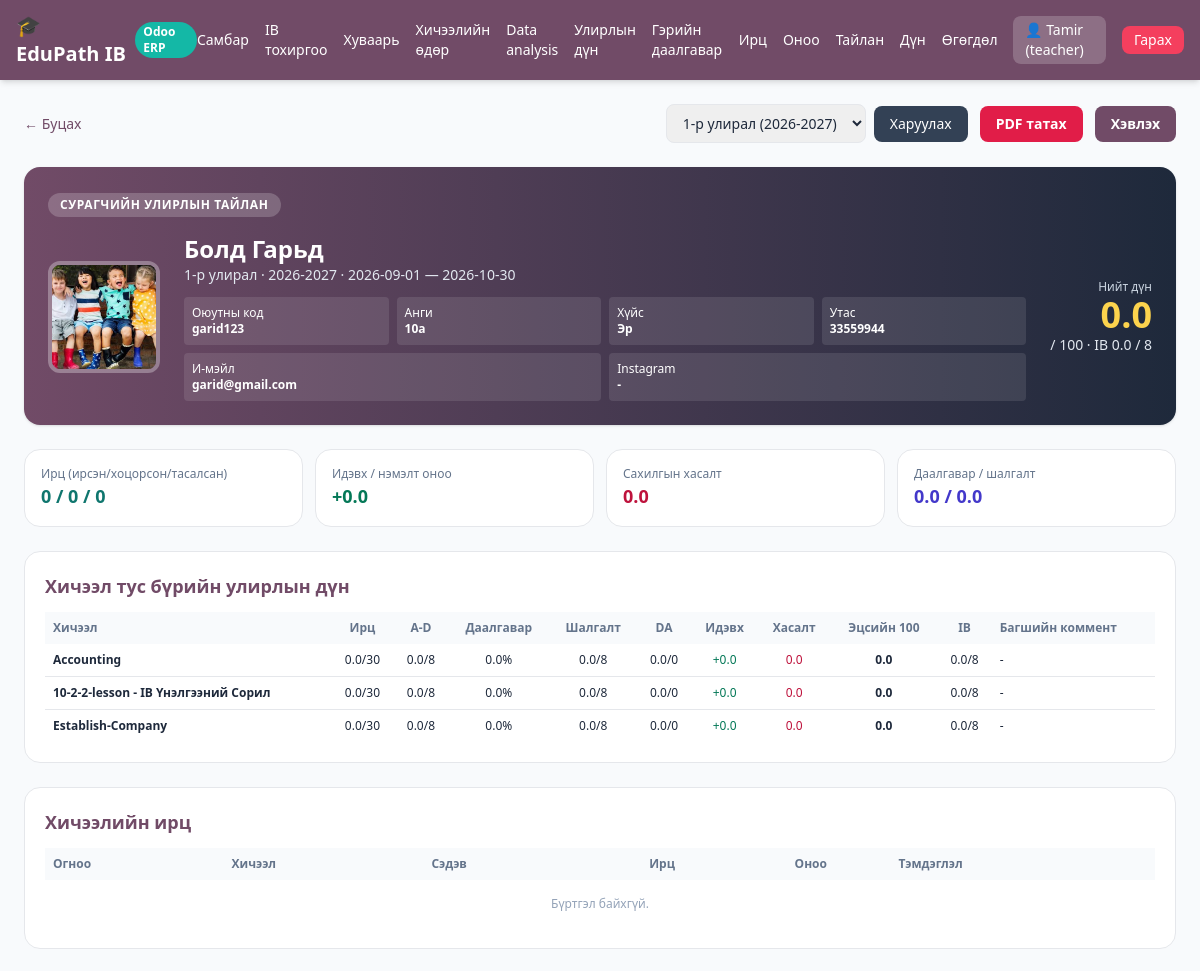
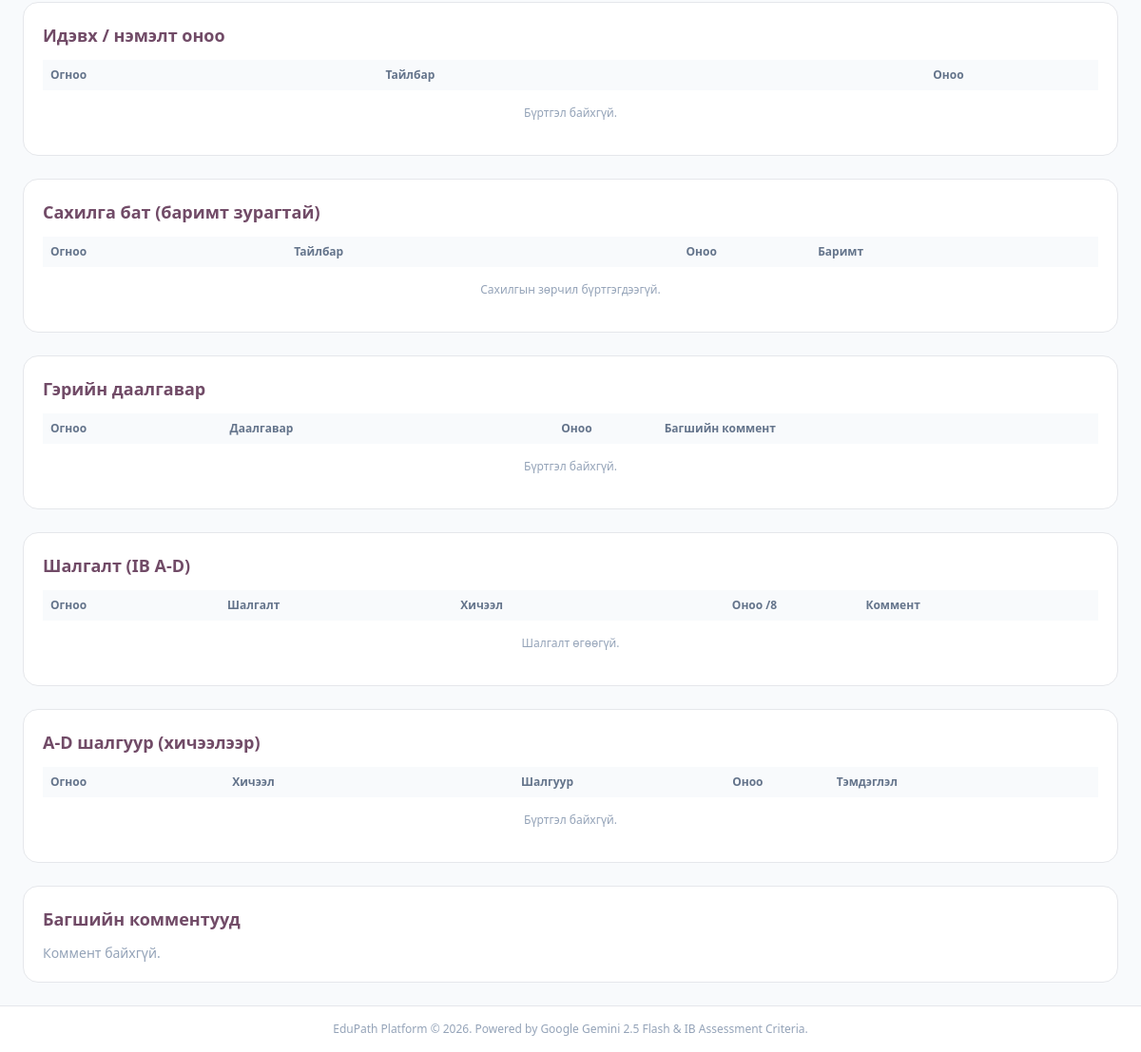
/teacher/reports/5 (signed in), run on the app's committed database (2 pictures, top to bottom).
### tables this page shows
CREATE TABLE users (
        id INTEGER PRIMARY KEY AUTOINCREMENT,
        username TEXT UNIQUE,
        password TEXT,
        role TEXT,
        gemini_api_key TEXT
    , deepseek_api_key TEXT, grade TEXT, name TEXT, surname TEXT, student_code TEXT, email TEXT, gender TEXT, phone TEXT, instagram TEXT, photo_path TEXT);

CREATE TABLE academic_terms (
        id INTEGER PRIMARY KEY AUTOINCREMENT,
        name TEXT NOT NULL,
        school_year TEXT NOT NULL,
        start_date TEXT NOT NULL,
        end_date TEXT NOT NULL,
        weeks INTEGER NOT NULL DEFAULT 6,
        is_active INTEGER NOT NULL DEFAULT 1,
        created_at INTEGER
    );

CREATE TABLE lessons (
        id INTEGER PRIMARY KEY AUTOINCREMENT,
        title TEXT,
        filename TEXT,
        teacher_id INTEGER
    );

### app.py (the view)
@app.get("/teacher/reports/{student_id}", response_class=HTMLResponse)
def teacher_report_page(
    student_id: int, request: Request, term_id: Optional[int] = None,
    user: dict = Depends(get_current_user), db: sqlite3.Connection = Depends(get_db),
):
    if not user or user["role"] != "teacher":
        return RedirectResponse("/login")
    report = _term_report(db, student_id, term_id)
    if not report:
        raise HTTPException(status_code=404, detail="Сурагч олдсонгүй")
    return templates.TemplateResponse(
        request=request, name="student_report.html",
        context={"user": user, "report": report, "own": False},
    )

### templates/student_report.html (shortened to what this page needs)
{% extends "base.html" %}
{% block content %}
<div class="space-y-6">
  <div class="no-print flex flex-wrap justify-between items-center gap-3">
    <a href="{% if own %}/student{% else %}/teacher/reports{% endif %}" class="text-sm text-[#714B67] hover:underline">&larr; Буцах</a>
    <div class="flex items-center gap-3">
      <form method="GET" action="{% if own %}/student/report{% else %}/teacher/reports/{{ report.student.id }}{% endif %}" class="flex gap-2 items-center">
        <select name="term_id" class="px-3 py-2 border rounded-lg text-sm">
          {% for t in report.terms %}<option value="{{ t.id }}" {% if t.id == report.term.id %}selected{% endif %}>{{ t.name }} ({{ t.school_year }})</option>{% endfor %}
        </select>
        <button class="bg-slate-700 text-white px-4 py-2 rounded-lg text-sm">Харуулах</button>
      </form>
      <a href="{% if own %}/student/report/pdf{% else %}/teacher/reports/{{ report.student.id }}/pdf{% endif %}?term_id={{ report.term.id }}" class="bg-rose-600 text-white px-4 py-2 rounded-lg text-sm font-semibold">PDF татах</a>
      <button onclick="window.print()" class="bg-[#714B67] text-white px-4 py-2 rounded-lg text-sm font-semibold">Хэвлэх</button>
    </div>
  </div>
  <div class="card bg-gradient-to-r from-[#714B67] to-slate-800 text-white p-6 rounded-2xl shadow">
    <div class="text-xs uppercase tracking-wider bg-white/20 px-3 py-1 rounded-full inline-block font-bold">Сурагчийн улирлын тайлан</div>
    <div class="mt-4 flex flex-wrap gap-6 items-center">
      {% if report.photo_url %}<img src="{{ report.photo_url }}" alt="Сурагчийн зураг" class="h-28 w-28 rounded-xl object-cover border-4 border-white/30">{% endif %}
      <div class="flex-1 min-w-64">
        <h1 class="text-2xl font-black">{{ report.student.surname or '' }} {{ report.student.name or report.student.username }}</h1>
        <p class="text-sm text-slate-200">{{ report.term.name }} · {{ report.term.school_year }} · {{ report.term.start_date }} — {{ report.term.end_date }}</p>
        <div class="mt-3 grid grid-cols-2 md:grid-cols-4 gap-2 text-xs">
          <div class="bg-white/10 p-2 rounded">Оюутны код<br><b>{{ report.student.student_code or report.student.username or '-' }}</b></div>
          <div class="bg-white/10 p-2 rounded">Анги<br><b>{{ report.student.grade or '-' }}</b></div>
          <div class="bg-white/10 p-2 rounded">Хүйс<br><b>{{ report.student.gender or '-' }}</b></div>
          <div class="bg-white/10 p-2 rounded">Утас<br><b>{{ report.student.phone or '-' }}</b></div>
          <div class="bg-white/10 p-2 rounded md:col-span-2">И-мэйл<br><b>{{ report.student.email or '-' }}</b></div>
          <div class="bg-white/10 p-2 rounded md:col-span-2">Instagram<br><b>{{ report.student.instagram or '-' }}</b></div>
        </div>
      </div>
      <div class="text-right">
        <div class="text-xs text-slate-300">Нийт дүн</div>
        <div class="text-4xl font-black text-amber-300">{{ report.overall_100 }}</div>
        <div class="text-sm text-slate-200">/ 100 · IB {{ report.overall_ib }} / 8</div>
      </div>
    </div>
  </div>
  <div class="grid grid-cols-2 md:grid-cols-4 gap-3">
    <div class="card bg-white p-4 rounded-2xl border"><div class="text-xs text-slate-500">Ирц (ирсэн/хоцорсон/тасалсан)</div><div class="text-lg font-black text-teal-700">{{ report.summary.present }} / {{ report.summary.late }} / {{ report.summary.absent }}</div></div>
    <div class="card bg-white p-4 rounded-2xl border"><div class="text-xs text-slate-500">Идэвх / нэмэлт оноо</div><div class="text-lg font-black text-emerald-700">+{{ report.summary.activity_total }}</div></div>
    <div class="card bg-white p-4 rounded-2xl border"><div class="text-xs text-slate-500">Сахилгын хасалт</div><div class="text-lg font-black text-rose-700">{{ report.summary.discipline_total }}</div></div>
    <div class="card bg-white p-4 rounded-2xl border"><div class="text-xs text-slate-500">Даалгавар / шалгалт</div><div class="text-lg font-black text-indigo-700">{{ report.summary.homework_total }} / {{ report.summary.exam_average }}</div></div>
  </div>
  <section class="card bg-white p-5 rounded-2xl border">
    <h2 class="font-bold text-lg mb-3 text-[#714B67]">Хичээл тус бүрийн улирлын дүн</h2>
    <div class="overflow-x-auto"><table class="w-full text-xs">
      <thead class="bg-slate-50 text-slate-500"><tr>
        <th class="p-2 text-left">Хичээл</th><th class="p-2">Ирц</th><th class="p-2">A-D</th><th class="p-2">Даалгавар</th><th class="p-2">Шалгалт</th><th class="p-2">DA</th>
        <th class="p-2">Идэвх</th><th class="p-2">Хасалт</th><th class="p-2">Эцсийн 100</th><th class="p-2">IB</th><th class="p-2 text-left">Багшийн коммент</th>
      </tr></thead>
      <tbody class="divide-y">
        {% for l in report.lessons %}{% set b = l.breakdown %}
        <tr>
          <td class="p-2 font-semibold">{{ l.title }}</td>
          <td class="p-2 text-center">{{ b.attendance_points }}/{{ b.attendance_max }}</td>
          <td class="p-2 text-center">{{ b.criteria_ib }}/8</td>
          <td class="p-2 text-center">{{ b.homework_100 }}%</td>
          <td class="p-2 text-center">{{ b.exam_average }}/8</td>
          <td class="p-2 text-center">{{ b.da_score }}/{{ b.da_max }}</td>
          <td class="p-2 text-center text-emerald-700">+{{ b.discipline_activity }}</td>
          <td class="p-2 text-center text-rose-700">{{ b.discipline_penalty }}</td>
          <td class="p-2 text-center font-black">{{ b.final_100 }}</td>
          <td class="p-2 text-center">{{ b.final_ib }}/8</td>
          <td class="p-2">{{ b.override_note or '-' }}</td>
        </tr>
        {% else %}<tr><td colspan="11" class="p-4 text-center text-slate-400">Хичээл байхгүй.</td></tr>{% endfor %}
      </tbody>
    </table></div>
  </section>
  <section class="card bg-white p-5 rounded-2xl border">
    <h2 class="font-bold text-lg mb-3 text-[#714B67]">Хичээлийн ирц</h2>
    <div class="overflow-x-auto"><table class="w-full text-xs">
      <thead class="bg-slate-50 text-slate-500"><tr><th class="p-2 text-left">Огноо</th><th class="p-2 text-left">Хичээл</th><th class="p-2 text-left">Сэдэв</th><th class="p-2">Ирц</th><th class="p-2">Оноо</th><th class="p-2 text-left">Тэмдэглэл</th></tr></thead>
      <tbody class="divide-y">
        {% for r in report.attendance_sessions %}
        <tr><td class="p-2">{{ r.date }}</td><td class="p-2">{{ r.lesson_title or '-' }}</td><td class="p-2">{{ r.topic or '-' }}</td><td class="p-2 text-center">{{ r.status }}</td><td class="p-2 text-center">{{ r.points }}</td><td class="p-2">{{ r.note or '-' }}</td></tr>
        {% else %}<tr><td colspan="6" class="p-4 text-center text-slate-400">Бүртгэл байхгүй.</td></tr>{% endfor %}
      </tbody>
    </table></div>
  </section>
  <section class="card bg-white p-5 rounded-2xl border">
    <h2 class="font-bold text-lg mb-3 text-[#714B67]">Идэвх / нэмэлт оноо</h2>
    <div class="overflow-x-auto"><table class="w-full text-xs">
      <thead class="bg-slate-50 text-slate-500"><tr><th class="p-2 text-left">Огноо</th><th class="p-2 text-left">Тайлбар</th><th class="p-2">Оноо</th></tr></thead>
      <tbody class="divide-y">{% for r in report.activity %}<tr><td class="p-2">{{ r.date }}</td><td class="p-2">{{ r.note or '-' }}</td><td class="p-2 text-center text-emerald-700 font-bold">+{{ r.score_delta }}</td></tr>{% else %}<tr><td colspan="3" class="p-4 text-center text-slate-400">Бүртгэл байхгүй.</td></tr>{% endfor %}</tbody>
    </table></div>
  </section>
  <section class="card bg-white p-5 rounded-2xl border">
    <h2 class="font-bold text-lg mb-3 text-[#714B67]">Сахилга бат (баримт зурагтай)</h2>
    <div class="overflow-x-auto"><table class="w-full text-xs">
      <thead class="bg-slate-50 text-slate-500"><tr><th class="p-2 text-left">Огноо</th><th class="p-2 text-left">Тайлбар</th><th class="p-2">Оноо</th><th class="p-2 text-left">Баримт</th></tr></thead>
      <tbody class="divide-y">
        {% for r in report.discipline %}
        <tr>
          <td class="p-2">{{ r.date }}</td><td class="p-2">{{ r.note or '-' }}</td>
          <td class="p-2 text-center text-rose-700 font-bold">{{ r.score_delta }}</td>
          <td class="p-2">{% if r.photo_url %}<a href="{{ r.photo_url }}" target="_blank"><img src="{{ r.photo_url }}" alt="сахилгын баримт" class="h-16 w-16 object-cover rounded border"></a>{% else %}-{% endif %}</td>
        </tr>
        {% else %}<tr><td colspan="4" class="p-4 text-center text-slate-400">Сахилгын зөрчил бүртгэгдээгүй.</td></tr>{% endfor %}
      </tbody>
    </table></div>
  </section>
  <section class="card bg-white p-5 rounded-2xl border">
    <h2 class="font-bold text-lg mb-3 text-[#714B67]">Гэрийн даалгавар</h2>
    <div class="overflow-x-auto"><table class="w-full text-xs">
      <thead class="bg-slate-50 text-slate-500"><tr><th class="p-2 text-left">Огноо</th><th class="p-2 text-left">Даалгавар</th><th class="p-2">Оноо</th><th class="p-2 text-left">Багшийн коммент</th></tr></thead>
      <tbody class="divide-y">{% for r in report.homework %}<tr><td class="p-2">{{ r.day or '-' }}</td><td class="p-2 font-semibold">{{ r.title or '-' }}</td><td class="p-2 text-center">{{ r.score }}/{{ r.max_score }}</td><td class="p-2">{{ r.explanation or '-' }}</td></tr>{% else %}<tr><td colspan="4" class="p-4 text-center text-slate-400">Бүртгэл байхгүй.</td></tr>{% endfor %}</tbody>
    </table></div>
  </section>
  <section class="card bg-white p-5 rounded-2xl border">
    <h2 class="font-bold text-lg mb-3 text-[#714B67]">Шалгалт (IB A-D)</h2>
    <div class="overflow-x-auto"><table class="w-full text-xs">
      <thead class="bg-slate-50 text-slate-500"><tr><th class="p-2 text-left">Огноо</th><th class="p-2 text-left">Шалгалт</th><th class="p-2 text-left">Хичээл</th><th class="p-2">Оноо /8</th><th class="p-2 text-left">Коммент</th></tr></thead>
      <tbody class="divide-y">{% for r in report.exams %}<tr><td class="p-2">{{ r.day or '-' }}</td><td class="p-2 font-semibold">{{ r.quiz_title or '-' }}</td><td class="p-2">{{ r.lesson_title or '-' }}</td><td class="p-2 text-center font-black">{{ r.total_score }}</td><td class="p-2">{{ r.comment or '-' }}</td></tr>{% else %}<tr><td colspan="5" class="p-4 text-center text-slate-400">Шалгалт өгөөгүй.</td></tr>{% endfor %}</tbody>
    </table></div>
  </section>
  <section class="card bg-white p-5 rounded-2xl border">
    <h2 class="font-bold text-lg mb-3 text-[#714B67]">A-D шалгуур (хичээлээр)</h2>
    <div class="overflow-x-auto"><table class="w-full text-xs">
      <thead class="bg-slate-50 text-slate-500"><tr><th class="p-2 text-left">Огноо</th><th class="p-2 text-left">Хичээл</th><th class="p-2">Шалгуур</th><th class="p-2">Оноо</th><th class="p-2 text-left">Тэмдэглэл</th></tr></thead>
      <tbody class="divide-y">{% for r in report.criteria %}<tr><td class="p-2">{{ r.date }}</td><td class="p-2">{{ r.lesson_title or '-' }}</td><td class="p-2 text-center">{{ r.criterion }}</td><td class="p-2 text-center">{{ r.score }}</td><td class="p-2">{{ r.note or '-' }}</td></tr>{% else %}<tr><td colspan="5" class="p-4 text-center text-slate-400">Бүртгэл байхгүй.</td></tr>{% endfor %}</tbody>
    </table></div>
  </section>
  <section class="card bg-white p-5 rounded-2xl border">
    <h2 class="font-bold text-lg mb-3 text-[#714B67]">Багшийн комментууд</h2>
    <div class="space-y-2">
      {% for c in report.comments %}
      <div class="p-3 bg-slate-50 rounded-xl text-xs"><span class="font-bold text-[#714B67]">{{ c.source }}</span> <span class="text-slate-400">· {{ c.date }}</span><div class="mt-1 text-slate-700">{{ c.text }}</div></div>
      {% else %}<p class="text-sm text-slate-400">Коммент байхгүй.</p>{% endfor %}
    </div>
  </section>
</div>
{% endblock %}

### templates/base.html (shortened to what this page needs)
<!DOCTYPE html>
<html lang="mn">
<head>
  <script src="https://cdn.tailwindcss.com"></script>
</head>
<body class="bg-slate-50 text-slate-800 min-h-screen flex flex-col">
  <nav class="bg-[#714B67] text-white shadow-md">
    <div class="max-w-7xl mx-auto px-4 py-3 flex justify-between items-center">
      <a href="/" class="flex items-center space-x-2 font-bold text-xl">
        <span>🎓 EduPath IB</span>
        <span class="text-xs bg-teal-500 text-white px-2 py-0.5 rounded-full">Odoo ERP</span>
      </a>
      <div class="flex items-center space-x-4 text-sm">
        {% if user %}
          {% if user.role == 'teacher' %}
            <a href="/teacher" class="hover:underline">Самбар</a>
            <a href="/teacher/setup" class="hover:underline">IB тохиргоо</a>
            <a href="/teacher/timetable" class="hover:underline">Хуваарь</a>
            <a href="/teacher/sessions" class="hover:underline">Хичээлийн өдөр</a>
            <a href="/teacher/data-analysis" class="hover:underline">Data analysis</a>
            <a href="/teacher/term-grades" class="hover:underline">Улирлын дүн</a>
            <a href="/teacher/homework" class="hover:underline">Гэрийн даалгавар</a>
            <a href="/teacher/attendance" class="hover:underline">Ирц</a>
            <a href="/teacher/scoring" class="hover:underline">Оноо</a>
            <a href="/teacher/reports" class="hover:underline">Тайлан</a>
            <a href="/scores" class="hover:underline">Дүн</a>
            <a href="/teacher/data-transfer" class="hover:underline">Өгөгдөл</a>
          {% else %}
            <a href="/student" class="hover:underline">Самбар</a>
            <a href="/student/data-analysis" class="hover:underline">Data analysis</a>
            <a href="/student/term-grades" class="hover:underline">Улирлын дүн</a>
            <a href="/student/report" class="hover:underline">Миний тайлан</a>
          {% endif %}
          <span class="bg-white/20 px-3 py-1 rounded-lg">👤 {{ user.name or user.username }} ({{ user.role }})</span>
          <a href="/logout" class="bg-rose-500 hover:bg-rose-600 px-3 py-1 rounded-lg transition">Гарах</a>
        {% endif %}
      </div>
    </div>
  </nav>
  <main class="flex-1 max-w-7xl w-full mx-auto p-6">
    {% block content %}{% endblock %}
  </main>
  <footer class="text-center py-4 text-xs text-slate-400 border-t bg-white">
    EduPath Platform &copy; 2026. Powered by Google Gemini 2.5 Flash & IB Assessment Criteria.
  </footer>
</body>
</html>

### data on the page
users: username "Tamir", role "teacher"
users: student "Болд", student "Гарьд", student "garid123", student "10a", student "Эр", student "33559944", student "garid@gmail.com"
academic_terms: term.name "1-р улирал", term.school_year "2026-2027", term.start_date "2026-09-01", term.end_date "2026-10-30"
lessons: title "Accounting", attendance_points "0.0", attendance_max "30", criteria_ib "0.0", homework_100 "0.0", exam_average "0.0", da_score "0.0", da_max "0", discipline_activity "0.0", discipline_penalty "0.0", final_100 "0.0", final_ib "0.0", override_note "-"
lessons: title "10-2-2-lesson - IB Үнэлгээний Сорил", attendance_points "0.0", attendance_max "30", criteria_ib "0.0", homework_100 "0.0", exam_average "0.0", da_score "0.0", da_max "0", discipline_activity "0.0", discipline_penalty "0.0", final_100 "0.0", final_ib "0.0", override_note "-"
lessons: title "Establish-Company", attendance_points "0.0", attendance_max "30", criteria_ib "0.0", homework_100 "0.0", exam_average "0.0", da_score "0.0", da_max "0", discipline_activity "0.0", discipline_penalty "0.0", final_100 "0.0", final_ib "0.0", override_note "-"

### other printed values
{{ report.student.instagram or '-' }} "-"
{{ report.overall_100 }} "0.0"
{{ report.overall_ib }} "0.0"
{{ report.summary.present }} "0"
{{ report.summary.late }} "0"
{{ report.summary.absent }} "0"
{{ report.summary.activity_total }} "0.0"
{{ report.summary.discipline_total }} "0.0"
{{ report.summary.homework_total }} "0.0"
{{ report.summary.exam_average }} "0.0"
form field term_id "1-р улирал (2026-2027)"
